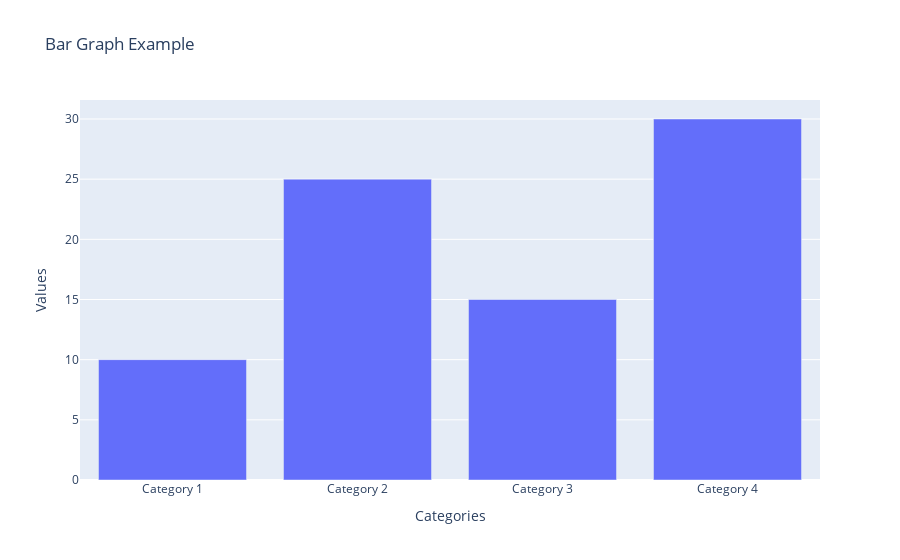

Here is the notebook cell this chart was saved with:
### Markdown cell above
### 3. Using Plotly library

### Code cell
import plotly.express as px

# Sample data
categories = ['Category 1', 'Category 2', 'Category 3', 'Category 4']
values = [10, 25, 15, 30]

# Create an interactive bar graph using Plotly
fig = px.bar(x=categories, y=values, labels={'x': 'Categories', 'y': 'Values'}, title='Bar Graph Example')

# Show the plot
fig.show()

### Figure 1 — Plotly figure (JSON) as saved in the notebook; plotly's stock layout.template omitted (floating-point values rounded to 4 significant figures)
{"data": [{"hovertemplate": "Categories=%{x}<br>Values=%{y}<extra></extra>", "legendgroup": "", "marker": {"color": "#636efa", "pattern": {"shape": ""}}, "name": "", "orientation": "v", "showlegend": false, "textposition": "auto", "type": "bar", "x": ["Category 1", "Category 2", "Category 3", "Category 4"], "xaxis": "x", "y": [10, 25, 15, 30], "yaxis": "y"}], "layout": {"barmode": "relative", "legend": {"tracegroupgap": 0}, "title": {"text": "Bar Graph Example"}, "xaxis": {"anchor": "y", "domain": [0, 1], "title": {"text": "Categories"}}, "yaxis": {"anchor": "x", "domain": [0, 1], "title": {"text": "Values"}}}}
